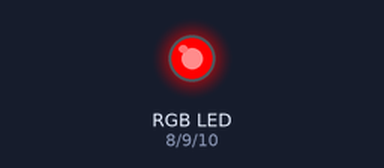
Simulated run of this sketch. Board: Arduino Uno, built with avr-gcc and run on an emulated ATmega328P. Shown: an RGB LED mixed from three pins (HIGH = lit).

Above: at 0.2 s.
At 1.2 s:
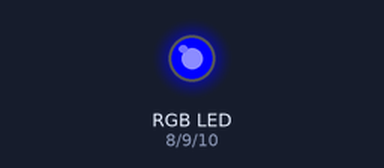
At 2.2 s:
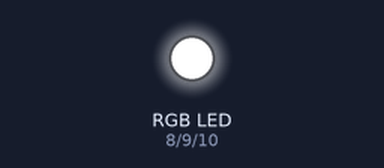
At 3.7 s:
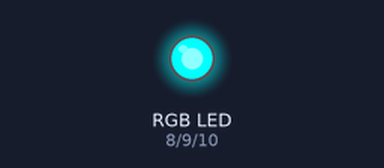
At 5.2 s:
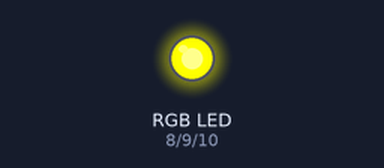
At 7.0 s:
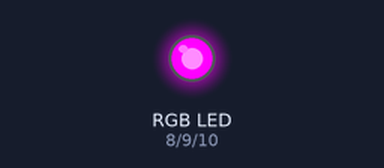
Timing chart, 0 to 9.8 s (numbered marks = the images above):
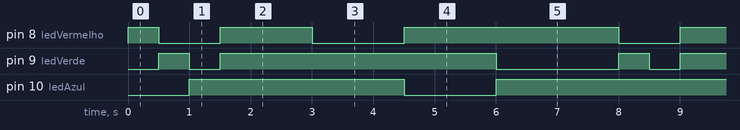

Measured:
- by itself, pin 8 (ledVermelho): repeats every 7.5 s: LOW 1.0 s, HIGH 1.5 s, LOW 1.5 s, HIGH 3.5 s
- by itself, pin 9 (ledVerde): repeats every 7.5 s: LOW 0.50 s, HIGH 4.5 s, LOW 2.0 s, HIGH 0.50 s
- by itself, pin 10 (ledAzul): repeats every 7.5 s: LOW 1.5 s, HIGH 6.0 s

The sketch:

exemplo_led_rgb.ino
```cpp
const int ledVermelho = 8; //PINO 8 CORRESPONDE A COR VERMELHA(RED)
const int ledVerde = 9; //PINO 9 CORRESPONDE A COR VERDE(GREEN)
const int ledAzul = 10; //PINO 10 CORRESPONDE A COR AZUL(BLUE)

void setup() {
  pinMode(ledAzul,OUTPUT); //DECLARA A VARIÁVEL COMO SENDO SAÍDA
  pinMode(ledVerde,OUTPUT); //DECLARA A VARIÁVEL COMO SENDO SAÍDA
  pinMode(ledVermelho,OUTPUT); //DECLARA A VARIÁVEL COMO SENDO SAÍDA
}
void loop() {
  digitalWrite(ledVermelho,HIGH); //COLOCA A SAÍDA EM HIGH(LIGADA) E O LED ACENDE NA COR VERMELHO
  delay(500);//INTERVALO DE 500ms
  digitalWrite(ledVermelho,LOW); //COLOCA A SAÍDA EM LOW(DESLIGADA)

  digitalWrite(ledVerde,HIGH); //COLOCA A SAÍDA EM HIGH(LIGADA) E O LED ACENDE NA COR VERDE
  delay(500);//INTERVALO DE 500ms
  digitalWrite(ledVerde,LOW); //COLOCA A SAÍDA EM LOW(DESLIGADA)

  digitalWrite(ledAzul,HIGH); //COLOCA A SAÍDA EM HIGH(LIGADA) E O LED ACENDE NA COR AZUL
  delay(500); //INTERVALO DE 500ms
  digitalWrite(ledAzul,LOW); //COLOCA A SAÍDA EM LOW(DESLIGADA)

  //MISTURANDO AS CORES DO LED PARA OBTER CORES DIFERENTES
  digitalWrite(ledAzul,HIGH); //ACENDE
  digitalWrite(ledVerde,HIGH);//ACENDE
  digitalWrite(ledVermelho,HIGH);//ACENDE
  delay(1500); //INTERVALO DE 1500ms
  digitalWrite(ledAzul,HIGH);//ACENDE
  digitalWrite(ledVerde,HIGH);//ACENDE
  digitalWrite(ledVermelho,LOW); //APAGA
  delay(1500); //INTERVALO DE 1500ms
  digitalWrite(ledAzul,LOW);//APAGA
  digitalWrite(ledVerde,HIGH); //ACENDE
  digitalWrite(ledVermelho,HIGH); //ACENDE
  delay(1500); //INTERVALO DE 1500ms
  digitalWrite(ledAzul,HIGH); //ACENDE
  digitalWrite(ledVerde,LOW);//APAGA
  digitalWrite(ledVermelho,HIGH); //ACENDE
  delay(1500); //INTERVALO DE 1500ms
}
```
